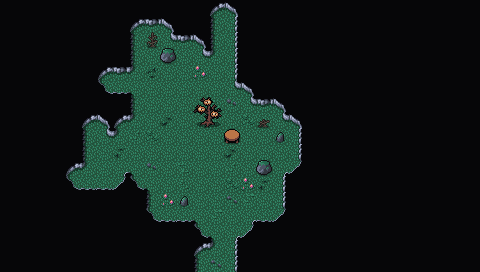

Rendered tile map (Tiled .tmx) drawn with the repository's tilesets; below, a short description and the map source with its tile grids summarised:
An orthogonal 30x17 tile map with 16x16 px tiles, 3 tile layers (Background, Ground, Foreground), 2 tilesets and 17 objects.

<map version="1.10" tiledversion="1.10.1" orientation="orthogonal" renderorder="right-down" width="30" height="17" tilewidth="16" tileheight="16" infinite="0" nextlayerid="6" nextobjectid="73">
 <editorsettings>
  <export target="wastetown..tmx" format="tmx" />
 </editorsettings>
 <tileset firstgid="1" source="../../../../common/maps/tileset/main.tsx" />
 <tileset firstgid="10113" source="../../../../common/maps/tileset/buildings.tsx" />
 <layer id="1" name="Background" width="30" height="17">
  <data>[510 cells, 510 non-empty, 1 distinct tile ids]</data>
 </layer>
 <layer id="2" name="Ground" width="30" height="17">
  <data>[510 cells, 500 non-empty, 31 distinct tile ids]</data>
 </layer>
 <layer id="3" name="Foreground" width="30" height="17">
  <properties>
   <property name="spriteLayer" type="bool" value="true" />
  </properties>
  <data>[510 cells, 5 non-empty, 5 distinct tile ids]</data>
 </layer>
 <objectgroup id="4" name="Objects">
  <object id="38" template="../../../../common/maps/obj/entry_up.tx" x="192" y="282" width="48" height="16">
   <properties>
    <property name="teleport" value="" />
   </properties>
  </object>
  <object id="53" template="../../../../common/maps/obj/gold.tx" x="105.5" y="89.75" />
  <object id="55" template="../../../../common/maps/obj/treasure.tx" x="216.439" y="29.7248" />
  <object id="56" template="../../../../common/maps/obj/enemy.tx" x="199.09" y="191.242">
   <properties>
    <property name="enemy" value="Bear" />
    <property name="threatRange" type="int" value="40" />
    <property name="waypoints" value="66,67,68,69" />
   </properties>
  </object>
  <object id="59" template="../../../../common/maps/obj/enemy.tx" x="207.069" y="143.038">
   <properties>
    <property name="enemy" value="Apprentice Green Wizard" />
    <property name="threatRange" type="int" value="50" />
   </properties>
  </object>
  <object id="60" template="../../../../common/maps/obj/enemy.tx" x="139.424" y="150.805">
   <properties>
    <property name="enemy" value="Bear" />
    <property name="threatRange" type="int" value="40" />
    <property name="waypoints" value="67,68,69,66" />
   </properties>
  </object>
  <object id="61" template="../../../../common/maps/obj/enemy.tx" x="173.302" y="87.2827">
   <properties>
    <property name="enemy" value="Bear" />
    <property name="threatRange" type="int" value="40" />
    <property name="waypoints" value="68,69,66,67" />
   </properties>
  </object>
  <object id="62" template="../../../../common/maps/obj/manashards.tx" x="85.4296" y="186.006" />
  <object id="63" template="../../../../common/maps/obj/manashards.tx" x="87.0181" y="142.6" />
  <object id="64" template="../../../../common/maps/obj/booster.tx" x="223.59" y="141.276">
   <properties>
    <property name="reward">[
  {
    "editions": [ "ONS", "LGN", "SCG" ],
    "type": "card",
    "count": 10,
    "rarity": [ "Common" ]
  },
  {
    "editions": [ "ONS", "LGN", "SCG" ],
    "type": "card",
    "count": 3,
    "rarity": [ "Uncommon" ]
  },
  {
    "editions": [ "ONS", "LGN", "SCG" ],
    "type": "card",
    "count": 3,
    "rarity": [ "Rare" ]
  }
]
</property>
   </properties>
  </object>
  <object id="65" template="../../../../common/maps/obj/enemy.tx" x="226.237" y="111.633">
   <properties>
    <property name="enemy" value="Bear" />
    <property name="threatRange" type="int" value="40" />
    <property name="waypoints" value="69,66,67,68" />
   </properties>
  </object>
  <object id="66" template="../../../../common/maps/obj/waypoint.tx" x="156.363" y="196.329" />
  <object id="67" template="../../../../common/maps/obj/waypoint.tx" x="150.275" y="95.7524" />
  <object id="68" template="../../../../common/maps/obj/waypoint.tx" x="214.591" y="94.1643" />
  <object id="69" template="../../../../common/maps/obj/waypoint.tx" x="259.056" y="154.51" />
  <object id="71" template="../../../../common/maps/obj/enemy.tx" x="145.246" y="115.338">
   <properties>
    <property name="enemy" value="Bear" />
    <property name="threatRange" type="int" value="40" />
    <property name="waypoints" value="67,68,69,66" />
   </properties>
  </object>
  <object id="72" template="../../../../common/maps/obj/enemy.tx" x="216.708" y="49.9637">
   <properties>
    <property name="enemy" value="Hydra" />
    <property name="threatRange" type="int" value="40" />
   </properties>
  </object>
 </objectgroup>
</map>
